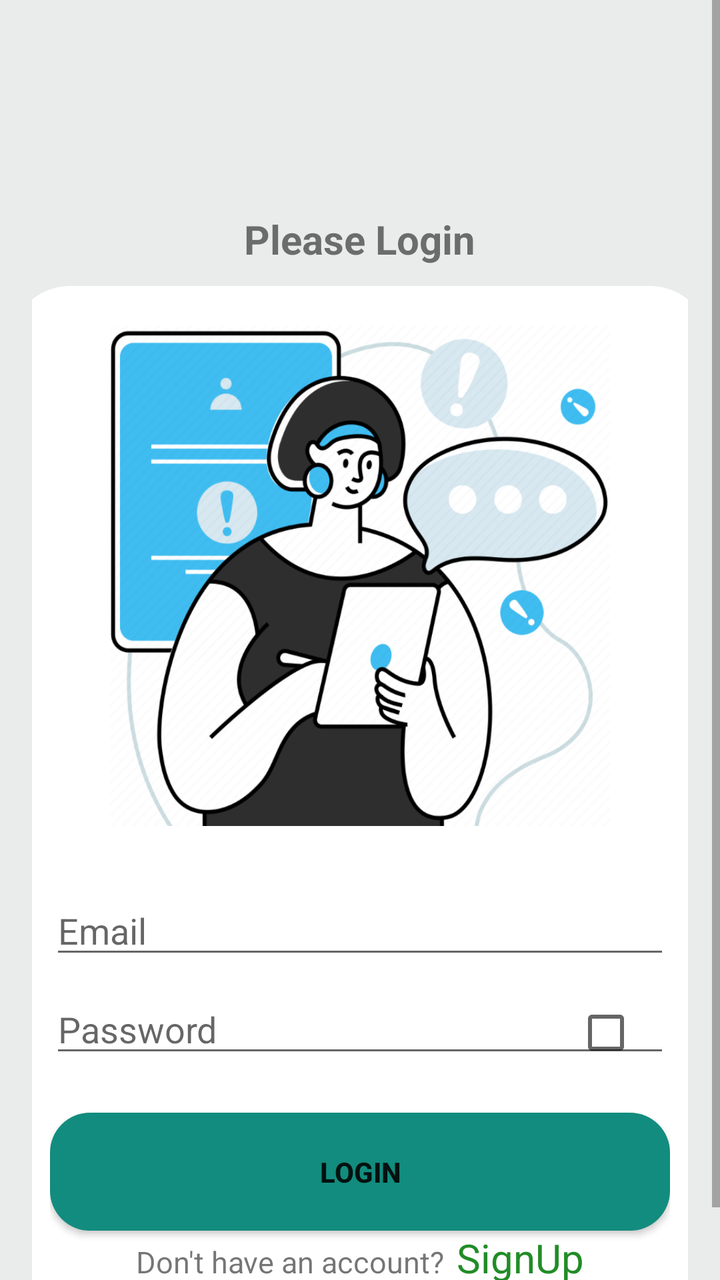
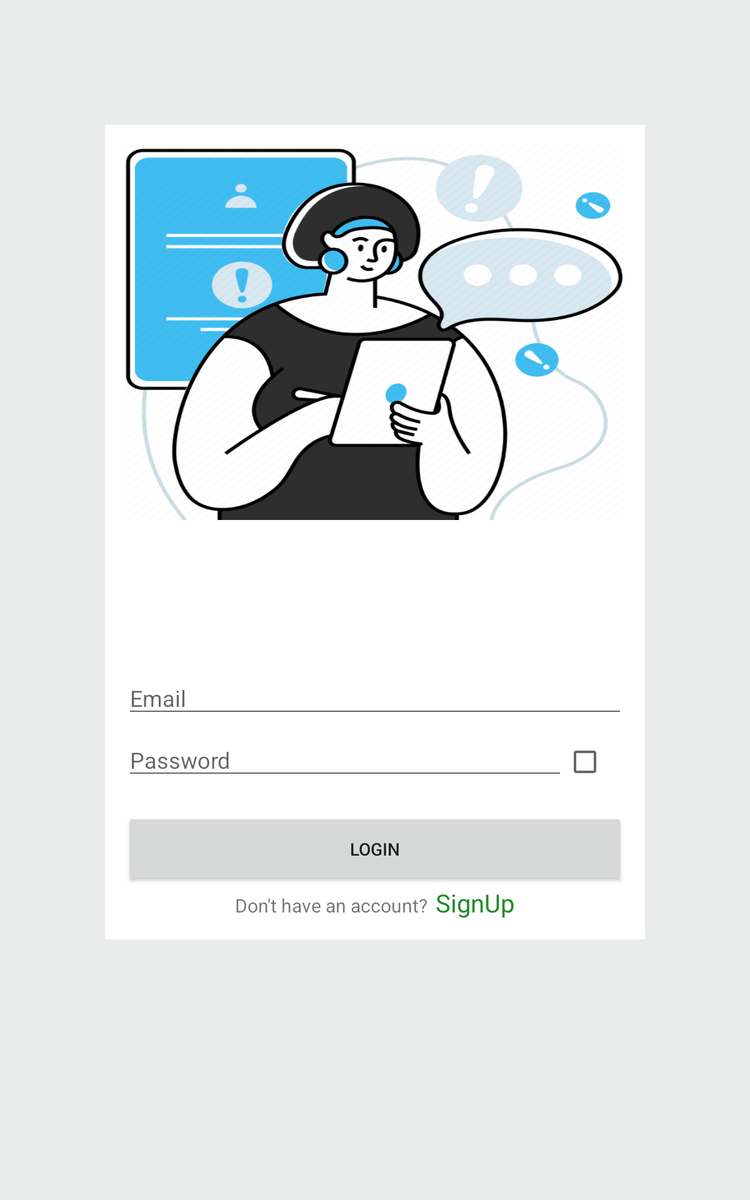

Compare how this app lays out the same screen by default and in its alternative resource folder. The renders come first, then the two layout files and the values they reference.
<!-- AndroidManifest.xml: application theme Theme.ChatApp -->
<!-- res/layout/activity_main.xml -->
<?xml version="1.0" encoding="utf-8"?>
<RelativeLayout xmlns:android="http://schemas.android.com/apk/res/android"
    xmlns:tools="http://schemas.android.com/tools"
    android:layout_width="match_parent"
    android:layout_height="match_parent"
    xmlns:app="http://schemas.android.com/apk/res-auto">
    <com.google.android.material.appbar.AppBarLayout
        android:id="@+id/prof_appbar"
        android:layout_width="match_parent"
        android:layout_height="wrap_content">
        <androidx.appcompat.widget.Toolbar
            android:id="@+id/prof_toolbar"
            app:contentInsetStartWithNavigation="0dp"
            android:layout_width="match_parent"
            android:layout_height="?attr/actionBarSize"
            android:background="?attr/colorPrimary"
            android:elevation="4dp"
            app:title=" ChatSpace"
            app:titleTextColor="@color/white"
            app:popupTheme="@style/ThemeOverlay.AppCompat.Light"
            android:theme="@style/ToolbarTheme"
            app:contentInsetStart="0dp">
        </androidx.appcompat.widget.Toolbar>
    </com.google.android.material.appbar.AppBarLayout>
<ScrollView
    xmlns:android="http://schemas.android.com/apk/res/android"
    android:layout_width="match_parent"
    android:layout_height="match_parent"
    android:background="#EAECEB"
    >
<LinearLayout
    android:layout_width="match_parent"
    android:layout_height="match_parent"
    android:background="#EAECEB"
    android:orientation="vertical"
    android:padding="16dp">
    <TextView
        android:layout_width="wrap_content"
        android:layout_height="wrap_content"
        android:text="Please Login"
        android:layout_marginTop="90dp"
        android:textSize="20sp"
        android:textStyle="bold"
        android:layout_gravity="center"/>

    <LinearLayout
        android:layout_width="350dp"
        android:layout_height="wrap_content"
        android:layout_gravity="center"
        android:layout_marginTop="10dp"
        android:background="@drawable/curve_background"
        android:gravity="center_vertical"
        android:orientation="vertical"
        android:padding="20dp">

        <ImageView
            android:layout_width="250dp"
            android:layout_height="250dp"
            android:layout_gravity="center"
            android:background="@drawable/loginpic" />

        <EditText
            android:id="@+id/login_editTextEmail"
            android:layout_width="match_parent"
            android:layout_height="wrap_content"
            android:layout_marginTop="30dp"
            android:hint="Email"
            android:inputType="textEmailAddress" />

        <LinearLayout xmlns:android="http://schemas.android.com/apk/res/android"
            android:layout_width="match_parent"
            android:layout_height="wrap_content"
            android:orientation="horizontal">

            <RelativeLayout
                android:layout_width="match_parent"
                android:layout_height="wrap_content"
                android:layout_marginTop="8dp">

                <EditText
                    android:id="@+id/login_editTextPassword"
                    android:layout_width="match_parent"
                    android:layout_height="wrap_content"
                    android:hint="Password"
                    android:maxLength="15"
                    android:inputType="textPassword"
                    />

                <CheckBox
                    android:id="@+id/showPasswordCheckBox"
                    android:layout_width="wrap_content"
                    android:layout_height="wrap_content"
                    android:layout_alignParentEnd="true"
                    />
            </RelativeLayout>
        </LinearLayout>

        <Button
            android:id="@+id/button_login"
            android:layout_width="match_parent"
            android:layout_height="wrap_content"
            android:layout_marginTop="16dp"
            android:padding="20dp"
            android:background="@drawable/btn_background"
            android:textStyle="bold"
            android:text="login" />

        <LinearLayout
            android:layout_width="wrap_content"
            android:layout_height="wrap_content"
            android:layout_gravity="center"
            android:orientation="horizontal">

            <TextView
                android:layout_width="match_parent"
                android:layout_height="wrap_content"
                android:text="Don't have an account?"
                android:textSize="15sp" />
            <TextView
                android:id="@+id/btn_goto_signin"
                android:layout_width="match_parent"
                android:layout_height="wrap_content"
                android:layout_marginStart="6dp"
                android:text="SignUp"
                android:textColor="#218C27"
                android:textSize="20sp" />
        </LinearLayout>
    </LinearLayout>
</LinearLayout>
</ScrollView>
</RelativeLayout>
<!-- resources referenced by this layout -->
<resources>
  <color name="white">#FFFFFFFF</color>
  <!-- drawable btn_background (drawable) -->
  <shape xmlns:android="http://schemas.android.com/apk/res/android">
      <corners android:radius="20dp" />
      <solid android:color="?attr/colorPrimary" />
  </shape>
  <!-- drawable curve_background (drawable) -->
  <?xml version="1.0" encoding="utf-8"?>
  <shape xmlns:android="http://schemas.android.com/apk/res/android">
      <corners android:radius="30dp" /> 
      <solid android:color="@color/white" /> 
  </shape>
  <!-- drawable loginpic: png bitmap (drawable, 140614 bytes) -->
  <style name="ToolbarTheme" parent="ThemeOverlay.AppCompat.Dark.ActionBar">
      </style>
  <style name="Theme.ChatApp" parent="Theme.MaterialComponents.Light.NoActionBar">
          
          <item name="colorPrimary">#128C7E</item>
          <item name="colorPrimaryVariant">@color/purple_700</item>
          <item name="colorOnPrimary">@color/white</item>
          
          <item name="colorSecondary">@color/teal_200</item>
          <item name="colorSecondaryVariant">@color/teal_700</item>
          <item name="colorOnSecondary">@color/black</item>
          
          <item name="android:statusBarColor">#128C7E</item>
          
      </style>
  <color name="purple_700">#FF3700B3</color>
  <color name="teal_200">#FF03DAC5</color>
  <color name="teal_700">#FF018786</color>
  <color name="black">#FF000000</color>
</resources>
<!-- res/layout-large/activity_main.xml (the author's variant of the layout above) -->
<!-- drawn on a 7-inch tablet held upright -->
<?xml version="1.0" encoding="utf-8"?>
<LinearLayout
    xmlns:android="http://schemas.android.com/apk/res/android"
    android:layout_width="match_parent"
    android:layout_height="match_parent"
    android:orientation="vertical"
    android:background="#EAECEB">
    
    
    
    
    

    <LinearLayout
        xmlns:android="http://schemas.android.com/apk/res/android"
        android:layout_width="wrap_content"
        android:layout_height="wrap_content"
        android:orientation="vertical"
        android:padding="16dp"
        android:layout_gravity="center"
        android:background="@color/white"
        android:layout_marginTop="100dp">
        <ImageView
            android:layout_width="400dp"
            android:layout_height="300dp"
            android:background="@drawable/loginpic"/>

        <EditText
            android:id="@+id/login_editTextEmail"
            android:layout_width="match_parent"
            android:layout_height="wrap_content"
            android:hint="Email"
            android:inputType="textEmailAddress"
            android:layout_marginTop="120dp"
            />

        <RelativeLayout
            android:layout_width="match_parent"
            android:layout_height="wrap_content"
            android:layout_marginTop="8dp">

            <EditText
                android:id="@+id/login_editTextPassword"
                android:layout_width="match_parent"
                android:layout_height="wrap_content"
                android:hint="Password"
                android:maxLength="15"
                android:layout_toStartOf="@+id/showPasswordCheckBox"
                android:inputType="textPassword"
                />

            <CheckBox
                android:id="@+id/showPasswordCheckBox"
                android:layout_width="wrap_content"
                android:layout_height="wrap_content"
                android:layout_alignParentEnd="true"
                />

        </RelativeLayout>

        <Button
            android:id="@+id/button_login"
            android:layout_width="match_parent"
            android:layout_height="wrap_content"
            android:layout_marginTop="16dp"
            android:text="login"
            android:padding="20dp"/>
        <LinearLayout
            android:layout_width="wrap_content"
            android:layout_height="wrap_content"
            android:orientation="horizontal"
            android:layout_gravity="center"
            >
            <TextView
                android:layout_width="match_parent"
                android:layout_height="wrap_content"
                android:text="Don't have an account?"
                android:textSize="15sp"/>
            <TextView
                android:id="@+id/btn_goto_signin"
                android:layout_width="match_parent"
                android:layout_height="wrap_content"
                android:text="SignUp"
                android:textSize="20sp"
                android:layout_marginStart="6dp"
                android:textColor="#218C27"/>

        </LinearLayout>
    </LinearLayout>

</LinearLayout>
<!-- resources referenced by the variant -->
<!-- as a 7-inch tablet held upright resolves them -->
<resources>
  <color name="white">#FFFFFFFF</color>
  <!-- drawable loginpic: png bitmap (drawable, 140614 bytes) -->
  <style name="Theme.ChatApp" parent="Theme.MaterialComponents.Light.NoActionBar">
          
          <item name="colorPrimary">#128C7E</item>
          <item name="colorPrimaryVariant">@color/purple_700</item>
          <item name="colorOnPrimary">@color/white</item>
          
          <item name="colorSecondary">@color/teal_200</item>
          <item name="colorSecondaryVariant">@color/teal_700</item>
          <item name="colorOnSecondary">@color/black</item>
          
          <item name="android:statusBarColor">#128C7E</item>
          
      </style>
  <color name="purple_700">#FF3700B3</color>
  <color name="teal_200">#FF03DAC5</color>
  <color name="teal_700">#FF018786</color>
  <color name="black">#FF000000</color>
</resources>
